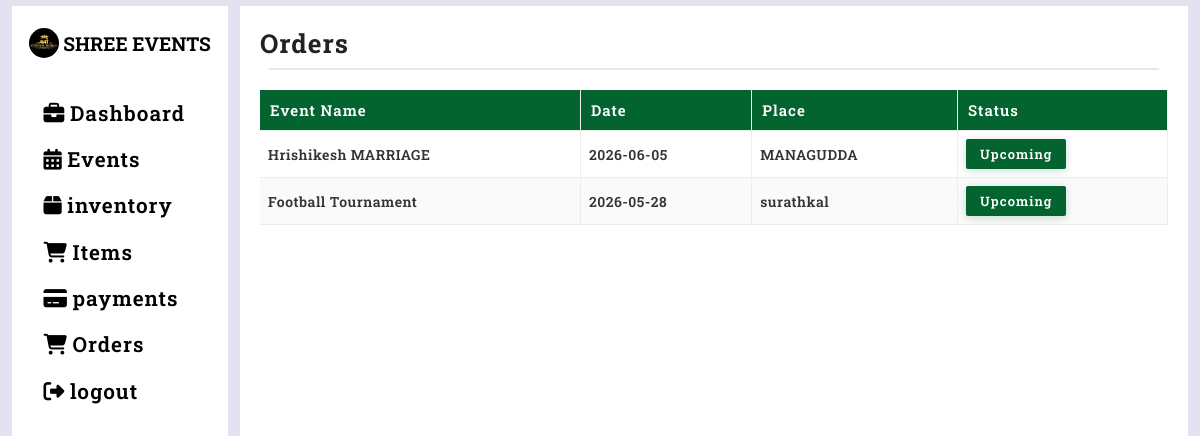
Page /orders (signed in) on the earlier database version.
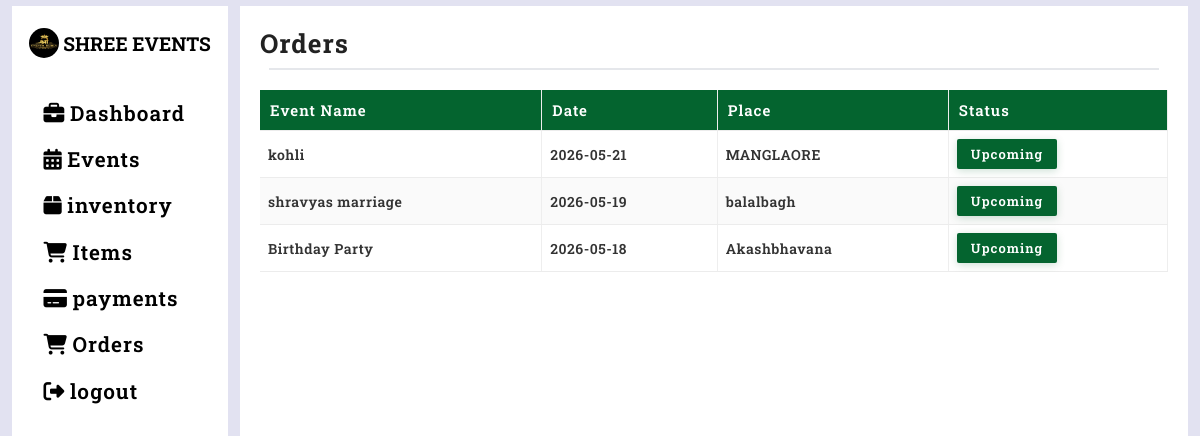
Same page on the later database version.
### tables this page shows
CREATE TABLE events(event_id INTEGER PRIMARY KEY AUTOINCREMENT,
                event_name TEXT NOT NULL,
                event_date DATETIME NOT NULL,
                event_time DATETIME NOT NULL,
                place TEXT NOT NULL,
                cust TEXT NOT NULL,
                status TEXT DEFAULT 'pending',
                event_status TEXT DEFAULT 'upcoming',
                phone_number INTEGER NOT NULL
                );

### orders.py (the view)
@orders_app.route('/orders',methods=['GET','POST'])
def orders_fn():
    if 'user' in session:
        event_status_change()
        events_list=allocated_list_events()
        return render_template("orders.html",events_list=events_list)
    else:
        return redirect(url_for('home'))

### database.py (called while the page is built)
def get_connection():
    con=sqlite3.connect("database.db",timeout=30,check_same_thread=False)
    return con

def allocated_list_events():
    con=get_connection()
    cursor=con.cursor()
    cursor.execute("SELECT * FROM events WHERE status='allocated' ORDER BY event_date DESC")
    pen_data=cursor.fetchall()
    con.commit()
    con.close()
    return pen_data

def event_status_change():
    con=get_connection()
    cursor=con.cursor()
    cursor.execute("UPDATE events SET event_status='completed' WHERE event_date<DATE('now')")
    cursor.execute("UPDATE events SET event_status='upcoming' WHERE event_date>=DATE('now')")
    con.commit()
    con.close()

### templates/orders.html (shortened to what this page needs)
{% extends "base.html" %}
{% block content %}
<div class="orders-content">
    <div class="orders-table-container">
        {% if events_list %}
        <h2>orders</h2>
        <hr>
            <table>
                <thead>
                    <tr>
                        <td>Event Name</td>
                        <td>Date</td>
                        <td>Place</td>
                        <td>Status</td>
                    </tr>
                </thead>
                <tbody>
                    {% for e in events_list %}
                    <tr>
                        <td>{{e[1]}}</td>
                        <td>{{e[2]}}</td>
                        <td>{{e[4]}}</td>
                        {% if e[7]=='upcoming' %}
                        <td><button>{{e[7]}}</button></td>
                        {% else %}
                        <td><button style="background-color: red;">{{e[7]}}</button></td>
                        {% endif %}
                    </tr>
                    {% endfor %}
                </tbody>
            </table>
        {% else %}
        <div class="no-payments">
        <p>NO Events Created or Allocated 😭</p>
    </div>
    {% endif %}
    </div>
</div>
{% endblock %}

Differences in the rows shown:
removed events: event_name "Hrishikesh MARRIAGE", event_date "2026-06-05", place "MANAGUDDA", event_status "Upcoming"
removed events: event_name "Football Tournament", event_date "2026-05-28", place "surathkal", event_status "Upcoming"
added events: event_name "kohli", event_date "2026-05-21", place "MANGLAORE", event_status "Upcoming"
added events: event_name "shravyas marriage", event_date "2026-05-19", place "balalbagh", event_status "Upcoming"
added events: event_name "Birthday Party", event_date "2026-05-18", place "Akashbhavana", event_status "Upcoming"
